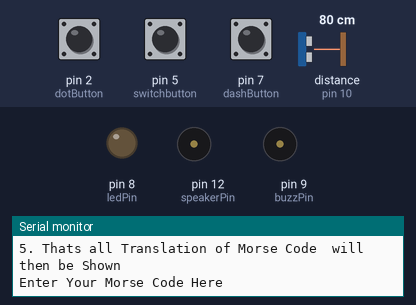
Recording of a sketch running on a simulated Arduino Uno, built with avr-gcc and run on an emulated ATmega328P. Parts: output pins drawn as LEDs (lit = HIGH), buzzer (waves = sounding, pin HIGH), the last lines printed to the serial monitor. The inputs (shaded band) are chosen by the test bench; at power-on: pin 2 (dotButton) LOW, pin 5 (switchbutton) LOW, pin 7 (dashButton) LOW, distance to the obstacle (sensor on pin 10) 80 cm. The echo pulse lasts 58.3 µs per cm; pins used as bus, display or sensor lines are not drawn.

Above: at 1.6 s.
1.7 s: pin 2 (dotButton) pulled HIGH for 0.15 s
At 1.8 s:
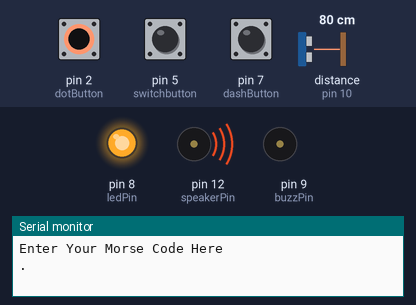
3.5 s: pin 5 (switchbutton) pulled HIGH for 0.15 s
At 4.5 s:
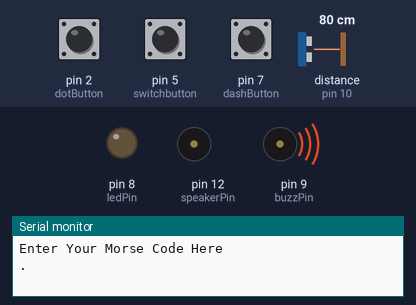
5.1 s: pin 7 (dashButton) pulled HIGH for 0.15 s
At 5.2 s:
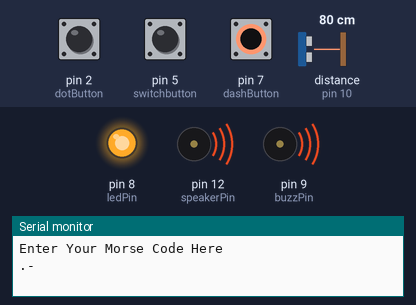
Timing chart, 0 to 8.1 s (numbered marks = the images above; inputs shaded):
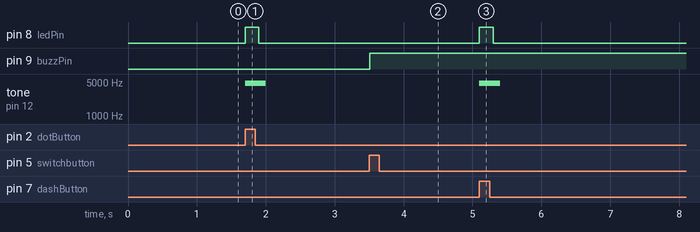

The sketch:

morse.ino
```cpp
#define SIZE 26
const int ledPin=8;
const int speakerPin=12;
const int dotButton=2;
const int dashButton=7;
const int switchbutton=5;
String morseCode="";
String text="";
int characterAscii=0;
int startPos=0, endPos=0;
int startPos1=0, endPos1=0;
String characterCode="";
int dashButtonState=0;
int dotButtonState=0;
int buttonstate=0;

//Array of MorseCode for letters of English Language A to Z
String letters[SIZE]={

// A to I
".-", "-...", "-.-.", "-..", ".", "..-.", "--.", "....", "..",
// J to R
".---", "-.-", ".-..", "--", "-.", "---", ".--.", "--.-", ".-.",
// S to Z
"...", "-", "..-", "...-", ".--", "-..-", "-.--", "--.."
};


int const trigPin = 12;
int const echoPin = 10;
int const buzzPin = 9;


void setup() {
  // put your setup code here, to run once:
    pinMode(switchbutton, INPUT);
    pinMode(trigPin, OUTPUT); // trig pin will have pulses output
    pinMode(echoPin, INPUT); // echo pin should be input to get pulse width
    pinMode(buzzPin, OUTPUT); // buzz pin is output to control buzzering


    pinMode(ledPin, OUTPUT);
    pinMode(dotButton, INPUT);
    pinMode(dashButton, INPUT);
    Serial.begin(9600);

    Serial.println("*************************************************************");
    Serial.println("                    Demonstration of Morse Code              ");
    Serial.println("************************************************************* ");
    Serial.println("\nInstructions");
    Serial.println("1. First Write Your Morse code");
    Serial.println("2. When you are done  Write 1 on above input box and Press Enter or click Send Button ");
    Serial.println("3. For Space between letters write 2 and Press Enter ");
    Serial.println("4. For Space between words   write 3 and Press Enter ");

    Serial.println("5. Thats all Translation of Morse Code  will then be Shown ");

    Serial.println("\n\nEnter Your Morse Code Here  ");

}

void loop() {
  buttonstate = digitalRead(switchbutton);
//===========================================================================================================================================================
  if(buttonstate == HIGH)
 {
  // put your main code here, to run repeatedly:
  // Duration will be the input pulse width and distance will be the distance to the obstacle in centimeters
            int duration, distance;
            // Output pulse with 1ms width on trigPin
            digitalWrite(trigPin, HIGH);
            delay(1);
            digitalWrite(trigPin, LOW);
            // Measure the pulse input in echo pin
            duration = pulseIn(echoPin, HIGH);
            // Distance is half the duration devided by 29.1 (from datasheet)
            distance = (duration/2) / 29.1;
            // if distance less than 0.5 meter and more than 0 (0 or less means over range)
            if (distance <= 30 && distance >= 0)
            {
            // Buzz
            digitalWrite(buzzPin, LOW);
            int d= map(distance, 1, 100, 20, 2000);
            digitalWrite(buzzPin, HIGH);
            delay(10);
            digitalWrite(buzzPin, LOW);
            delay(d);
            }
            else {
            // Don't buzz
            digitalWrite(buzzPin, HIGH);
            }
            // Waiting 60 ms won't hurt any
            delay(60);
}

//=============================================================================================================================================================

            while(Serial.available() > 0 )
            {
                  int ascii=Serial.read();

                  switch(ascii)
                  {
                    case 49: // 49 is Ascii value of 1

                    Serial.print("\n");
                    morseCode.concat('#');// Placeing # at the end of morseCode to simplify further processing

                     Serial.print("\nYour Morse code Translation :  ");

                    endPos1=morseCode.indexOf('#');

                    while(endPos1 < morseCode.length() )
                    {
                        extractLetters(morseCode.substring(startPos1, endPos1)); // This function would extract Letter as name suggest and would convert  code to text SIMPLE!
                       startPos1=endPos1+1;
                       if(startPos1 == morseCode.length() )
                       {
                          break;
                       }
                       endPos1= morseCode.indexOf('#', startPos1);
                    }
                    startPos1=0;
                    endPos1=0;

                    text=""; //  For New Translation
                    morseCode="";
                    Serial.println("\n\nEnter Your Morse Code Here ");


                    break;

                    case 50: // 50 is Ascii value of 2

                    morseCode.concat("@");
                    Serial.print("@");
                    delay(200);

                    break;

                    case 51: // 51 is Ascii value of 3

                    morseCode.concat("#");
                    Serial.print("#");
                    delay(200);

                    break;

                  }

            }

            process();

}


void turnONLedSpeaker()
{
  //Turn ON LED
  digitalWrite(ledPin, HIGH);
  tone(speakerPin, 4699, 300); // tone(speakerPin, frequency, duration in milliSec)

}

void process()
{

  dotButtonState=digitalRead(dotButton);
dashButtonState=digitalRead(dashButton);


  if(dashButtonState == HIGH)
  {
    turnONLedSpeaker();

    morseCode.concat("-"); // Storing code in variable morseCode with the help of concatenation function
    Serial.print("-");//Prints User entered Code
    delay(200);
  }
  else if(dotButtonState == HIGH)
  {
   turnONLedSpeaker();

   morseCode.concat(".");
   Serial.print(".");
   delay(200);

  }
  else
  {
    //Turn OFF LED
    digitalWrite(ledPin, LOW);

  }

}

char convertIntoText(String characterCode)
{
  characterAscii=65;

  for(int index=0; index<SIZE; index++)
  {
    if(characterCode == letters[index])
    {
      return characterAscii;
    }
    characterAscii++;
  }

}

void extractLetters(String words)
{
        words.concat('@'); // Placeing @ at the end of word to simplify further processing

        endPos=words.indexOf('@');


        //Loop to extracting single character morse Code from string of word
        while( endPos<words.length() )
       {
         characterCode=words.substring(startPos, endPos);

         //Now CharacterCode will now convert in text

         text.concat(convertIntoText(characterCode));

         startPos=endPos+1;
         characterCode="";

          // if condition is just to terminate loop when our extracting single character code is complete thats all
         if(startPos == words.length() )
           {
           break;
         }

         endPos=words.indexOf('@', startPos);

       }


        Serial.print(text);
        Serial.print(" ");
        startPos=0;
        endPos=0;
        text="";

}
```

Measured:
- after the input at 1.7 s, pin 8 (ledPin): LOW → HIGH at once, → LOW 0.20 s later; tone on pin 12 (speakerPin): silent → 4699 Hz at once, → silent 0.30 s later
- after the input at 3.5 s, pin 9 (buzzPin): LOW → HIGH at once
- after the input at 5.1 s, pin 8 (ledPin): LOW → HIGH at once, → LOW 0.20 s later; tone on pin 12 (speakerPin): silent → 4699 Hz at once, → silent 0.30 s later
